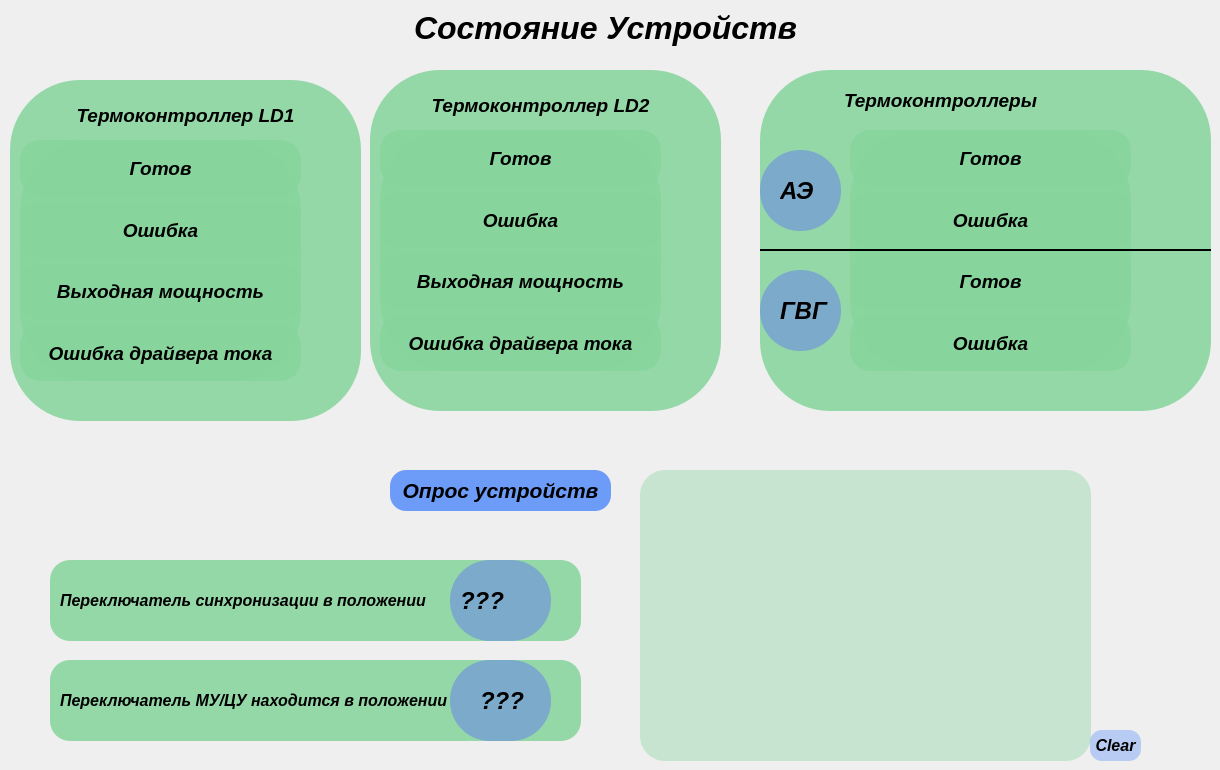
    <widget class="QWidget" name="tab_2">
     <attribute name="title">
      <string>Состояние устройств</string>
     </attribute>
     <widget class="QFrame" name="frame_8">
      <property name="geometry">
       <rect>
        <x>10</x>
        <y>80</y>
        <width>351</width>
        <height>341</height>
       </rect>
      </property>
      <property name="styleSheet">
       <string notr="true">background-color: rgb(135, 212, 157,220);; border-radius: 70px</string>
      </property>
      <property name="frameShape">
       <enum>QFrame::StyledPanel</enum>
      </property>
      <property name="frameShadow">
       <enum>QFrame::Raised</enum>
      </property>
      <widget class="QLabel" name="label_56">
       <property name="geometry">
        <rect>
         <x>30</x>
         <y>10</y>
         <width>291</width>
         <height>51</height>
        </rect>
       </property>
       <property name="font">
        <font>
         <family>Arial</family>
         <pointsize>14</pointsize>
         <weight>75</weight>
         <italic>true</italic>
         <bold>true</bold>
        </font>
       </property>
       <property name="styleSheet">
        <string notr="true">background-color: rgb(135, 212, 157,0);; border-radius: 20px</string>
       </property>
       <property name="text">
        <string>Термоконтроллер LD1</string>
       </property>
       <property name="alignment">
        <set>Qt::AlignCenter</set>
       </property>
      </widget>
      <widget class="QLabel" name="label_60">
       <property name="geometry">
        <rect>
         <x>300</x>
         <y>70</y>
         <width>41</width>
         <height>41</height>
        </rect>
       </property>
       <property name="styleSheet">
        <string notr="true">background-color: rgb(135, 212, 157,0);; border-radius: 15px</string>
       </property>
       <property name="text">
        <string/>
       </property>
       <property name="pixmap">
        <pixmap resource="newprefix.qrc">:/newPrefix/png/blue-led-on.png</pixmap>
       </property>
       <property name="scaledContents">
        <bool>true</bool>
       </property>
      </widget>
      <widget class="QLabel" name="label_61">
       <property name="geometry">
        <rect>
         <x>300</x>
         <y>130</y>
         <width>41</width>
         <height>41</height>
        </rect>
       </property>
       <property name="styleSheet">
        <string notr="true">background-color: rgb(135, 212, 157,0);; border-radius: 15px</string>
       </property>
       <property name="text">
        <string/>
       </property>
       <property name="pixmap">
        <pixmap resource="newprefix.qrc">:/newPrefix/png/blue-led-on.png</pixmap>
       </property>
       <property name="scaledContents">
        <bool>true</bool>
       </property>
      </widget>
      <widget class="QLabel" name="label_62">
       <property name="geometry">
        <rect>
         <x>300</x>
         <y>190</y>
         <width>41</width>
         <height>41</height>
        </rect>
       </property>
       <property name="styleSheet">
        <string notr="true">background-color: rgb(135, 212, 157,0);; border-radius: 15px</string>
       </property>
       <property name="text">
        <string/>
       </property>
       <property name="pixmap">
        <pixmap resource="newprefix.qrc">:/newPrefix/png/blue-led-on.png</pixmap>
       </property>
       <property name="scaledContents">
        <bool>true</bool>
       </property>
      </widget>
      <widget class="QLabel" name="label_66">
       <property name="geometry">
        <rect>
         <x>300</x>
         <y>250</y>
         <width>41</width>
         <height>41</height>
        </rect>
       </property>
       <property name="styleSheet">
        <string notr="true">background-color: rgb(135, 212, 157,0);; border-radius: 15px</string>
       </property>
       <property name="text">
        <string/>
       </property>
       <property name="pixmap">
        <pixmap resource="newprefix.qrc">:/newPrefix/png/blue-led-on.png</pixmap>
       </property>
       <property name="scaledContents">
        <bool>true</bool>
       </property>
      </widget>
      <widget class="QWidget" name="layoutWidget_4">
       <property name="geometry">
        <rect>
         <x>10</x>
         <y>60</y>
         <width>281</width>
         <height>241</height>
        </rect>
       </property>
       <layout class="QVBoxLayout" name="verticalLayout_8">
        <item>
         <widget class="QLabel" name="label_85">
          <property name="font">
           <font>
            <family>Arial</family>
            <pointsize>14</pointsize>
            <weight>75</weight>
            <italic>true</italic>
            <bold>true</bold>
           </font>
          </property>
          <property name="styleSheet">
           <string notr="true">background-color: rgb(135, 212, 157,220);;border-radius: 20
</string>
          </property>
          <property name="text">
           <string>Готов</string>
          </property>
          <property name="alignment">
           <set>Qt::AlignCenter</set>
          </property>
         </widget>
        </item>
        <item>
         <widget class="QLabel" name="label_86">
          <property name="font">
           <font>
            <family>Arial</family>
            <pointsize>14</pointsize>
            <weight>75</weight>
            <italic>true</italic>
            <bold>true</bold>
           </font>
          </property>
          <property name="styleSheet">
           <string notr="true">background-color: rgb(135, 212, 157,220);;border-radius: 20
</string>
          </property>
          <property name="text">
           <string>Ошибка</string>
          </property>
          <property name="alignment">
           <set>Qt::AlignCenter</set>
          </property>
         </widget>
        </item>
        <item>
         <widget class="QLabel" name="label_87">
          <property name="font">
           <font>
            <family>Arial</family>
            <pointsize>14</pointsize>
            <weight>75</weight>
            <italic>true</italic>
            <bold>true</bold>
           </font>
          </property>
          <property name="styleSheet">
           <string>background-color: rgb(135, 212, 157,220);;border-radius: 20
</string>
          </property>
          <property name="text">
           <string>Выходная мощность</string>
          </property>
          <property name="alignment">
           <set>Qt::AlignCenter</set>
          </property>
         </widget>
        </item>
        <item>
         <widget class="QLabel" name="label_88">
          <property name="font">
           <font>
            <family>Arial</family>
            <pointsize>14</pointsize>
            <weight>75</weight>
            <italic>true</italic>
            <bold>true</bold>
           </font>
          </property>
          <property name="styleSheet">
           <string notr="true">background-color: rgb(135, 212, 157,220);;border-radius: 20
</string>
          </property>
          <property name="text">
           <string>Ошибка драйвера тока</string>
          </property>
          <property name="alignment">
           <set>Qt::AlignCenter</set>
          </property>
         </widget>
        </item>
       </layout>
      </widget>
     </widget>
     <widget class="QFrame" name="frame_9">
      <property name="geometry">
       <rect>
        <x>760</x>
        <y>70</y>
        <width>451</width>
        <height>341</height>
       </rect>
      </property>
      <property name="styleSheet">
       <string notr="true">background-color: rgb(135, 212, 157,220);; border-radius: 70px</string>
      </property>
      <property name="frameShape">
       <enum>QFrame::StyledPanel</enum>
      </property>
      <property name="frameShadow">
       <enum>QFrame::Raised</enum>
      </property>
      <widget class="QLabel" name="label_67">
       <property name="geometry">
        <rect>
         <x>40</x>
         <y>10</y>
         <width>281</width>
         <height>41</height>
        </rect>
       </property>
       <property name="font">
        <font>
         <family>Arial</family>
         <pointsize>14</pointsize>
         <weight>75</weight>
         <italic>true</italic>
         <bold>true</bold>
        </font>
       </property>
       <property name="styleSheet">
        <string notr="true">background-color: rgb(135, 212, 157,0);; border-radius: 20px</string>
       </property>
       <property name="text">
        <string>Термоконтроллеры</string>
       </property>
       <property name="alignment">
        <set>Qt::AlignCenter</set>
       </property>
      </widget>
      <widget class="QLabel" name="label_71">
       <property name="geometry">
        <rect>
         <x>380</x>
         <y>70</y>
         <width>41</width>
         <height>41</height>
        </rect>
       </property>
       <property name="styleSheet">
        <string notr="true">background-color: rgb(135, 212, 157,0);; border-radius: 15px</string>
       </property>
       <property name="text">
        <string/>
       </property>
       <property name="pixmap">
        <pixmap resource="newprefix.qrc">:/newPrefix/png/blue-led-on.png</pixmap>
       </property>
       <property name="scaledContents">
        <bool>true</bool>
       </property>
      </widget>
      <widget class="QLabel" name="label_72">
       <property name="geometry">
        <rect>
         <x>380</x>
         <y>130</y>
         <width>41</width>
         <height>41</height>
        </rect>
       </property>
       <property name="styleSheet">
        <string notr="true">background-color: rgb(135, 212, 157,0);; border-radius: 15px</string>
       </property>
       <property name="text">
        <string/>
       </property>
       <property name="pixmap">
        <pixmap resource="newprefix.qrc">:/newPrefix/png/blue-led-on.png</pixmap>
       </property>
       <property name="scaledContents">
        <bool>true</bool>
       </property>
      </widget>
      <widget class="QWidget" name="layoutWidget_6">
       <property name="geometry">
        <rect>
         <x>90</x>
         <y>60</y>
         <width>281</width>
         <height>241</height>
        </rect>
       </property>
       <layout class="QVBoxLayout" name="verticalLayout_9">
        <item>
         <widget class="QLabel" name="label_89">
          <property name="font">
           <font>
            <family>Arial</family>
            <pointsize>14</pointsize>
            <weight>75</weight>
            <italic>true</italic>
            <bold>true</bold>
           </font>
          </property>
          <property name="styleSheet">
           <string notr="true">background-color: rgb(135, 212, 157,220);; border-radius: 20
</string>
          </property>
          <property name="text">
           <string>Готов</string>
          </property>
          <property name="alignment">
           <set>Qt::AlignCenter</set>
          </property>
         </widget>
        </item>
        <item>
         <widget class="QLabel" name="label_90">
          <property name="font">
           <font>
            <family>Arial</family>
            <pointsize>14</pointsize>
            <weight>75</weight>
            <italic>true</italic>
            <bold>true</bold>
           </font>
          </property>
          <property name="styleSheet">
           <string notr="true">background-color: rgb(135, 212, 157,220);; border-radius: 20
</string>
          </property>
          <property name="text">
           <string>Ошибка</string>
          </property>
          <property name="alignment">
           <set>Qt::AlignCenter</set>
          </property>
         </widget>
        </item>
        <item>
         <widget class="QLabel" name="label_91">
          <property name="font">
           <font>
            <family>Arial</family>
            <pointsize>14</pointsize>
            <weight>75</weight>
            <italic>true</italic>
            <bold>true</bold>
           </font>
          </property>
          <property name="styleSheet">
           <string>background-color: rgb(135, 212, 157,220);; border-radius: 20
</string>
          </property>
          <property name="text">
           <string>Готов</string>
          </property>
          <property name="alignment">
           <set>Qt::AlignCenter</set>
          </property>
         </widget>
        </item>
        <item>
         <widget class="QLabel" name="label_92">
          <property name="font">
           <font>
            <family>Arial</family>
            <pointsize>14</pointsize>
            <weight>75</weight>
            <italic>true</italic>
            <bold>true</bold>
           </font>
          </property>
          <property name="styleSheet">
           <string notr="true">background-color: rgb(135, 212, 157,220);; border-radius: 20
</string>
          </property>
          <property name="text">
           <string>Ошибка</string>
          </property>
          <property name="alignment">
           <set>Qt::AlignCenter</set>
          </property>
         </widget>
        </item>
       </layout>
      </widget>
      <widget class="QLabel" name="label_73">
       <property name="geometry">
        <rect>
         <x>380</x>
         <y>190</y>
         <width>41</width>
         <height>41</height>
        </rect>
       </property>
       <property name="styleSheet">
        <string notr="true">background-color: rgb(135, 212, 157,0);; border-radius: 15px</string>
       </property>
       <property name="text">
        <string/>
       </property>
       <property name="pixmap">
        <pixmap resource="newprefix.qrc">:/newPrefix/png/blue-led-on.png</pixmap>
       </property>
       <property name="scaledContents">
        <bool>true</bool>
       </property>
      </widget>
      <widget class="QLabel" name="label_74">
       <property name="geometry">
        <rect>
         <x>380</x>
         <y>250</y>
         <width>41</width>
         <height>41</height>
        </rect>
       </property>
       <property name="styleSheet">
        <string notr="true">background-color: rgb(135, 212, 157,0);; border-radius: 15px</string>
       </property>
       <property name="text">
        <string/>
       </property>
       <property name="pixmap">
        <pixmap resource="newprefix.qrc">:/newPrefix/png/blue-led-on.png</pixmap>
       </property>
       <property name="scaledContents">
        <bool>true</bool>
       </property>
      </widget>
      <widget class="QFrame" name="frame_19">
       <property name="geometry">
        <rect>
         <x>0</x>
         <y>80</y>
         <width>81</width>
         <height>81</height>
        </rect>
       </property>
       <property name="styleSheet">
        <string notr="true"> border-radius: 40;
background-color: rgb(83, 100, 255,100);
</string>
       </property>
       <property name="frameShape">
        <enum>QFrame::StyledPanel</enum>
       </property>
       <property name="frameShadow">
        <enum>QFrame::Raised</enum>
       </property>
       <widget class="QLabel" name="label_38">
        <property name="geometry">
         <rect>
          <x>20</x>
          <y>30</y>
          <width>41</width>
          <height>21</height>
         </rect>
        </property>
        <property name="font">
         <font>
          <family>Arial</family>
          <pointsize>18</pointsize>
          <weight>75</weight>
          <italic>true</italic>
          <bold>true</bold>
         </font>
        </property>
        <property name="styleSheet">
         <string notr="true">background-color: rgb(135, 212, 157,0)</string>
        </property>
        <property name="text">
         <string>АЭ</string>
        </property>
       </widget>
      </widget>
      <widget class="QFrame" name="frame_20">
       <property name="geometry">
        <rect>
         <x>0</x>
         <y>200</y>
         <width>81</width>
         <height>81</height>
        </rect>
       </property>
       <property name="styleSheet">
        <string notr="true"> border-radius: 40;
background-color: rgb(83, 100, 255,100);
</string>
       </property>
       <property name="frameShape">
        <enum>QFrame::StyledPanel</enum>
       </property>
       <property name="frameShadow">
        <enum>QFrame::Raised</enum>
       </property>
       <widget class="QLabel" name="label_64">
        <property name="geometry">
         <rect>
          <x>20</x>
          <y>30</y>
          <width>51</width>
          <height>21</height>
         </rect>
        </property>
        <property name="font">
         <font>
          <family>Arial</family>
          <pointsize>18</pointsize>
          <weight>75</weight>
          <italic>true</italic>
          <bold>true</bold>
         </font>
        </property>
        <property name="styleSheet">
         <string notr="true">background-color: rgb(135, 212, 157,0)</string>
        </property>
        <property name="text">
         <string>ГВГ</string>
        </property>
       </widget>
      </widget>
     </widget>
     <widget class="QFrame" name="frame_10">
      <property name="geometry">
       <rect>
        <x>370</x>
        <y>70</y>
        <width>351</width>
        <height>341</height>
       </rect>
      </property>
      <property name="styleSheet">
       <string notr="true">background-color: rgb(135, 212, 157,220);; border-radius: 70px</string>
      </property>
      <property name="frameShape">
       <enum>QFrame::StyledPanel</enum>
      </property>
      <property name="frameShadow">
       <enum>QFrame::Raised</enum>
      </property>
      <widget class="QLabel" name="label_76">
       <property name="geometry">
        <rect>
         <x>30</x>
         <y>10</y>
         <width>281</width>
         <height>51</height>
        </rect>
       </property>
       <property name="font">
        <font>
         <family>Arial</family>
         <pointsize>14</pointsize>
         <weight>75</weight>
         <italic>true</italic>
         <bold>true</bold>
        </font>
       </property>
       <property name="styleSheet">
        <string notr="true">background-color: rgb(135, 212, 157,0);; border-radius: 20px</string>
       </property>
       <property name="text">
        <string>Термоконтроллер LD2</string>
       </property>
       <property name="alignment">
        <set>Qt::AlignCenter</set>
       </property>
      </widget>
      <widget class="QLabel" name="label_80">
       <property name="geometry">
        <rect>
         <x>300</x>
         <y>70</y>
         <width>41</width>
         <height>41</height>
        </rect>
       </property>
       <property name="styleSheet">
        <string notr="true">background-color: rgb(135, 212, 157,0);; border-radius: 15px</string>
       </property>
       <property name="text">
        <string/>
       </property>
       <property name="pixmap">
        <pixmap resource="newprefix.qrc">:/newPrefix/png/blue-led-on.png</pixmap>
       </property>
       <property name="scaledContents">
        <bool>true</bool>
       </property>
      </widget>
      <widget class="QLabel" name="label_81">
       <property name="geometry">
        <rect>
         <x>300</x>
         <y>130</y>
         <width>41</width>
         <height>41</height>
        </rect>
       </property>
       <property name="styleSheet">
        <string notr="true">background-color: rgb(135, 212, 157,0);; border-radius: 15px</string>
       </property>
       <property name="text">
        <string/>
       </property>
       <property name="pixmap">
        <pixmap resource="newprefix.qrc">:/newPrefix/png/blue-led-on.png</pixmap>
       </property>
       <property name="scaledContents">
        <bool>true</bool>
       </property>
      </widget>
      <widget class="QLabel" name="label_82">
       <property name="geometry">
        <rect>
         <x>300</x>
         <y>190</y>
         <width>41</width>
         <height>41</height>
        </rect>
       </property>
       <property name="styleSheet">
        <string notr="true">background-color: rgb(135, 212, 157,0);; border-radius: 15px</string>
       </property>
       <property name="text">
        <string/>
       </property>
       <property name="pixmap">
        <pixmap resource="newprefix.qrc">:/newPrefix/png/blue-led-on.png</pixmap>
       </property>
       <property name="scaledContents">
        <bool>true</bool>
       </property>
      </widget>
      <widget class="QLabel" name="label_84">
       <property name="geometry">
        <rect>
         <x>300</x>
         <y>250</y>
         <width>41</width>
         <height>41</height>
        </rect>
       </property>
       <property name="styleSheet">
        <string notr="true">background-color: rgb(135, 212, 157,0);; border-radius: 15px</string>
       </property>
       <property name="text">
        <string/>
       </property>
       <property name="pixmap">
        <pixmap resource="newprefix.qrc">:/newPrefix/png/blue-led-on.png</pixmap>
       </property>
       <property name="scaledContents">
        <bool>true</bool>
       </property>
      </widget>
      <widget class="QWidget" name="layoutWidget">
       <property name="geometry">
        <rect>
         <x>10</x>
         <y>60</y>
         <width>281</width>
         <height>241</height>
        </rect>
       </property>
       <layout class="QVBoxLayout" name="verticalLayout_7">
        <item>
         <widget class="QLabel" name="label_78">
          <property name="font">
           <font>
            <family>Arial</family>
            <pointsize>14</pointsize>
            <weight>75</weight>
            <italic>true</italic>
            <bold>true</bold>
           </font>
          </property>
          <property name="styleSheet">
           <string notr="true">background-color: rgb(135, 212, 157,220);; border-radius: 20
</string>
          </property>
          <property name="text">
           <string>Готов</string>
          </property>
          <property name="alignment">
           <set>Qt::AlignCenter</set>
          </property>
         </widget>
        </item>
        <item>
         <widget class="QLabel" name="label_79">
          <property name="font">
           <font>
            <family>Arial</family>
            <pointsize>14</pointsize>
            <weight>75</weight>
            <italic>true</italic>
            <bold>true</bold>
           </font>
          </property>
          <property name="styleSheet">
           <string notr="true">background-color: rgb(135, 212, 157,220);; border-radius: 20
</string>
          </property>
          <property name="text">
           <string>Ошибка</string>
          </property>
          <property name="alignment">
           <set>Qt::AlignCenter</set>
          </property>
         </widget>
        </item>
        <item>
         <widget class="QLabel" name="label_77">
          <property name="font">
           <font>
            <family>Arial</family>
            <pointsize>14</pointsize>
            <weight>75</weight>
            <italic>true</italic>
            <bold>true</bold>
           </font>
          </property>
          <property name="styleSheet">
           <string>background-color: rgb(135, 212, 157,220);; border-radius: 20
</string>
          </property>
          <property name="text">
           <string>Выходная мощность</string>
          </property>
          <property name="alignment">
           <set>Qt::AlignCenter</set>
          </property>
         </widget>
        </item>
        <item>
         <widget class="QLabel" name="label_83">
          <property name="font">
           <font>
            <family>Arial</family>
            <pointsize>14</pointsize>
            <weight>75</weight>
            <italic>true</italic>
            <bold>true</bold>
           </font>
          </property>
          <property name="styleSheet">
           <string notr="true">background-color: rgb(135, 212, 157,220);; border-radius: 20
</string>
          </property>
          <property name="text">
           <string>Ошибка драйвера тока</string>
          </property>
          <property name="alignment">
           <set>Qt::AlignCenter</set>
          </property>
         </widget>
        </item>
       </layout>
      </widget>
     </widget>
     <widget class="QLabel" name="label_97">
      <property name="geometry">
       <rect>
        <x>380</x>
        <y>0</y>
        <width>451</width>
        <height>56</height>
       </rect>
      </property>
      <property name="font">
       <font>
        <family>Arial</family>
        <pointsize>24</pointsize>
        <weight>75</weight>
        <italic>true</italic>
        <bold>true</bold>
       </font>
      </property>
      <property name="text">
       <string>Состояние Устройств</string>
      </property>
      <property name="alignment">
       <set>Qt::AlignCenter</set>
      </property>
     </widget>
     <widget class="QPushButton" name="pushButton_4">
      <property name="geometry">
       <rect>
        <x>390</x>
        <y>470</y>
        <width>221</width>
        <height>41</height>
       </rect>
      </property>
      <property name="font">
       <font>
        <family>Arial</family>
        <pointsize>16</pointsize>
        <weight>75</weight>
        <italic>true</italic>
        <bold>true</bold>
       </font>
      </property>
      <property name="styleSheet">
       <string notr="true">#pushButton_4{
border-radius: 16;
background-color: rgb(0, 85, 255,140);
}

#pushButton_4:hover {
	background-color: rgb(0, 85, 255,120);
}

#pushButton_4:pressed {
	background-color: rgb(0, 85, 255,100);
}

</string>
      </property>
      <property name="text">
       <string>Опрос устройств</string>
      </property>
     </widget>
     <widget class="QFrame" name="frame_11">
      <property name="geometry">
       <rect>
        <x>50</x>
        <y>560</y>
        <width>531</width>
        <height>81</height>
       </rect>
      </property>
      <property name="styleSheet">
       <string notr="true">background-color: rgb(135, 212, 157,220); border-radius: 20</string>
      </property>
      <property name="frameShape">
       <enum>QFrame::StyledPanel</enum>
      </property>
      <property name="frameShadow">
       <enum>QFrame::Raised</enum>
      </property>
      <widget class="QLabel" name="label_33">
       <property name="geometry">
        <rect>
         <x>10</x>
         <y>30</y>
         <width>381</width>
         <height>21</height>
        </rect>
       </property>
       <property name="font">
        <font>
         <family>Arial</family>
         <pointsize>12</pointsize>
         <weight>75</weight>
         <italic>true</italic>
         <bold>true</bold>
        </font>
       </property>
       <property name="styleSheet">
        <string notr="true">background-color: rgb(135, 212, 157,0)</string>
       </property>
       <property name="text">
        <string>Переключатель синхронизации в положении </string>
       </property>
      </widget>
      <widget class="QFrame" name="frame_13">
       <property name="geometry">
        <rect>
         <x>400</x>
         <y>0</y>
         <width>101</width>
         <height>81</height>
        </rect>
       </property>
       <property name="styleSheet">
        <string notr="true"> border-radius: 40;
background-color: rgb(83, 100, 255,100);
</string>
       </property>
       <property name="frameShape">
        <enum>QFrame::StyledPanel</enum>
       </property>
       <property name="frameShadow">
        <enum>QFrame::Raised</enum>
       </property>
       <widget class="QLabel" name="label_34">
        <property name="geometry">
         <rect>
          <x>10</x>
          <y>30</y>
          <width>121</width>
          <height>21</height>
         </rect>
        </property>
        <property name="font">
         <font>
          <family>Arial</family>
          <pointsize>18</pointsize>
          <weight>75</weight>
          <italic>true</italic>
          <bold>true</bold>
         </font>
        </property>
        <property name="styleSheet">
         <string notr="true">background-color: rgb(135, 212, 157,0)</string>
        </property>
        <property name="text">
         <string>???</string>
        </property>
       </widget>
      </widget>
     </widget>
     <widget class="QFrame" name="frame_14">
      <property name="geometry">
       <rect>
        <x>50</x>
        <y>660</y>
        <width>531</width>
        <height>81</height>
       </rect>
      </property>
      <property name="styleSheet">
       <string notr="true">background-color: rgb(135, 212, 157,220); border-radius: 20</string>
      </property>
      <property name="frameShape">
       <enum>QFrame::StyledPanel</enum>
      </property>
      <property name="frameShadow">
       <enum>QFrame::Raised</enum>
      </property>
      <widget class="QLabel" name="label_35">
       <property name="geometry">
        <rect>
         <x>10</x>
         <y>30</y>
         <width>401</width>
         <height>21</height>
        </rect>
       </property>
       <property name="font">
        <font>
         <family>Arial</family>
         <pointsize>12</pointsize>
         <weight>75</weight>
         <italic>true</italic>
         <bold>true</bold>
        </font>
       </property>
       <property name="styleSheet">
        <string notr="true">background-color: rgb(135, 212, 157,0)</string>
       </property>
       <property name="text">
        <string>Переключатель МУ/ЦУ находится в положении</string>
       </property>
      </widget>
      <widget class="QFrame" name="frame_15">
       <property name="geometry">
        <rect>
         <x>400</x>
         <y>0</y>
         <width>101</width>
         <height>81</height>
        </rect>
       </property>
       <property name="styleSheet">
        <string notr="true"> border-radius: 40;
background-color: rgb(83, 100, 255,100);
</string>
       </property>
       <property name="frameShape">
        <enum>QFrame::StyledPanel</enum>
       </property>
       <property name="frameShadow">
        <enum>QFrame::Raised</enum>
       </property>
       <widget class="QLabel" name="label_36">
        <property name="geometry">
         <rect>
          <x>30</x>
          <y>30</y>
          <width>61</width>
          <height>21</height>
         </rect>
        </property>
        <property name="font">
         <font>
          <family>Arial</family>
          <pointsize>18</pointsize>
          <weight>75</weight>
          <italic>true</italic>
          <bold>true</bold>
         </font>
        </property>
        <property name="styleSheet">
         <string notr="true">background-color: rgb(135, 212, 157,0)</string>
        </property>
        <property name="text">
         <string>???</string>
        </property>
       </widget>
      </widget>
     </widget>
     <widget class="QTextEdit" name="textEdit_2">
      <property name="geometry">
       <rect>
        <x>640</x>
        <y>470</y>
        <width>451</width>
        <height>291</height>
       </rect>
      </property>
      <property name="font">
       <font>
        <pointsize>12</pointsize>
       </font>
      </property>
      <property name="styleSheet">
       <string notr="true">background-color: rgb(135, 212, 157,100); border-radius: 25%
</string>
      </property>
      <property name="html">
       <string>&lt;!DOCTYPE HTML PUBLIC &quot;-//W3C//DTD HTML 4.0//EN&quot; &quot;http://www.w3.org/TR/REC-html40/strict.dtd&quot;&gt;
&lt;html&gt;&lt;head&gt;&lt;meta name=&quot;qrichtext&quot; content=&quot;1&quot; /&gt;&lt;style type=&quot;text/css&quot;&gt;
p, li { white-space: pre-wrap; }
&lt;/style&gt;&lt;/head&gt;&lt;body style=&quot; font-family:'MS Shell Dlg 2'; font-size:12pt; font-weight:400; font-style:normal;&quot;&gt;
&lt;p style=&quot;-qt-paragraph-type:empty; margin-top:0px; margin-bottom:0px; margin-left:0px; margin-right:0px; -qt-block-indent:0; text-indent:0px; font-size:8.25pt;&quot;&gt;&lt;br /&gt;&lt;/p&gt;&lt;/body&gt;&lt;/html&gt;</string>
      </property>
     </widget>
     <widget class="QPushButton" name="pushButton_6">
      <property name="geometry">
       <rect>
        <x>1090</x>
        <y>730</y>
        <width>51</width>
        <height>31</height>
       </rect>
      </property>
      <property name="font">
       <font>
        <family>Arial</family>
        <pointsize>12</pointsize>
        <weight>75</weight>
        <italic>true</italic>
        <bold>true</bold>
       </font>
      </property>
      <property name="styleSheet">
       <string notr="true">#pushButton_6{
border-radius: 12;
background-color: rgb(0, 85, 255,60);
}

#pushButton_6:hover {
	background-color: rgb(0, 85, 255,40);
}


#pushButton_6:pressed {
	background-color: rgb(0, 85, 255,20);
}

</string>
      </property>
      <property name="text">
       <string>Clear</string>
      </property>
     </widget>
     <widget class="Line" name="line">
      <property name="geometry">
       <rect>
        <x>760</x>
        <y>240</y>
        <width>451</width>
        <height>20</height>
       </rect>
      </property>
      <property name="font">
       <font>
        <pointsize>18</pointsize>
       </font>
      </property>
      <property name="styleSheet">
       <string notr="true"/>
      </property>
      <property name="frameShadow">
       <enum>QFrame::Plain</enum>
      </property>
      <property name="lineWidth">
       <number>2</number>
      </property>
      <property name="orientation">
       <enum>Qt::Horizontal</enum>
      </property>
     </widget>
    </widget>
